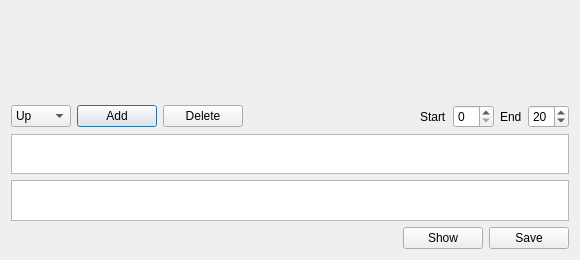
<?xml version="1.0" encoding="UTF-8"?>
<ui version="4.0">
 <class>IntervalDialog</class>
 <widget class="QDialog" name="IntervalDialog">
  <property name="geometry">
   <rect>
    <x>0</x>
    <y>0</y>
    <width>580</width>
    <height>260</height>
   </rect>
  </property>
  <property name="minimumSize">
   <size>
    <width>580</width>
    <height>260</height>
   </size>
  </property>
  <property name="maximumSize">
   <size>
    <width>678</width>
    <height>16777215</height>
   </size>
  </property>
  <property name="windowTitle">
   <string>Interval</string>
  </property>
  <property name="windowIcon">
   <iconset resource="Resources.qrc">
    <normaloff>:/icons/icons/reforma1.ico</normaloff>:/icons/icons/reforma1.ico</iconset>
  </property>
  <property name="layoutDirection">
   <enum>Qt::LeftToRight</enum>
  </property>
  <layout class="QVBoxLayout" name="verticalLayout">
   <item>
    <widget class="TimeAxis" name="timeAxisUp" native="true">
     <property name="minimumSize">
      <size>
       <width>560</width>
       <height>80</height>
      </size>
     </property>
    </widget>
   </item>
   <item>
    <widget class="TimeAxis" name="timeAxisDown" native="true">
     <property name="minimumSize">
      <size>
       <width>560</width>
       <height>80</height>
      </size>
     </property>
    </widget>
   </item>
   <item>
    <layout class="QHBoxLayout" name="horizontalLayout">
     <item>
      <widget class="QComboBox" name="comboBox">
       <property name="sizePolicy">
        <sizepolicy hsizetype="Fixed" vsizetype="Fixed">
         <horstretch>0</horstretch>
         <verstretch>0</verstretch>
        </sizepolicy>
       </property>
       <property name="minimumSize">
        <size>
         <width>60</width>
         <height>0</height>
        </size>
       </property>
       <property name="maximumSize">
        <size>
         <width>60</width>
         <height>16777215</height>
        </size>
       </property>
       <property name="layoutDirection">
        <enum>Qt::LeftToRight</enum>
       </property>
       <item>
        <property name="text">
         <string>Up</string>
        </property>
       </item>
       <item>
        <property name="text">
         <string>Down</string>
        </property>
       </item>
      </widget>
     </item>
     <item>
      <widget class="QPushButton" name="pushButtonAdd">
       <property name="sizePolicy">
        <sizepolicy hsizetype="Fixed" vsizetype="Fixed">
         <horstretch>0</horstretch>
         <verstretch>0</verstretch>
        </sizepolicy>
       </property>
       <property name="text">
        <string>Add</string>
       </property>
      </widget>
     </item>
     <item>
      <widget class="QPushButton" name="pushButtonDelete">
       <property name="sizePolicy">
        <sizepolicy hsizetype="Fixed" vsizetype="Fixed">
         <horstretch>0</horstretch>
         <verstretch>0</verstretch>
        </sizepolicy>
       </property>
       <property name="text">
        <string>Delete</string>
       </property>
      </widget>
     </item>
     <item>
      <spacer name="horizontalSpacer">
       <property name="orientation">
        <enum>Qt::Horizontal</enum>
       </property>
       <property name="sizeType">
        <enum>QSizePolicy::Expanding</enum>
       </property>
       <property name="sizeHint" stdset="0">
        <size>
         <width>40</width>
         <height>20</height>
        </size>
       </property>
      </spacer>
     </item>
     <item>
      <widget class="QLabel" name="label">
       <property name="text">
        <string>Start</string>
       </property>
      </widget>
     </item>
     <item>
      <widget class="QSpinBox" name="spinBoxStart">
       <property name="minimumSize">
        <size>
         <width>38</width>
         <height>0</height>
        </size>
       </property>
       <property name="maximumSize">
        <size>
         <width>16777215</width>
         <height>16777215</height>
        </size>
       </property>
      </widget>
     </item>
     <item>
      <widget class="QLabel" name="label_2">
       <property name="text">
        <string>End</string>
       </property>
      </widget>
     </item>
     <item>
      <widget class="QSpinBox" name="spinBoxEnd">
       <property name="minimumSize">
        <size>
         <width>38</width>
         <height>0</height>
        </size>
       </property>
       <property name="maximumSize">
        <size>
         <width>16777215</width>
         <height>16777215</height>
        </size>
       </property>
       <property name="value">
        <number>20</number>
       </property>
      </widget>
     </item>
    </layout>
   </item>
   <item>
    <widget class="QListWidget" name="listWidgetUp"/>
   </item>
   <item>
    <widget class="QListWidget" name="listWidgetDown"/>
   </item>
   <item>
    <layout class="QHBoxLayout" name="horizontalLayout_2">
     <item>
      <spacer name="horizontalSpacer_2">
       <property name="orientation">
        <enum>Qt::Horizontal</enum>
       </property>
       <property name="sizeHint" stdset="0">
        <size>
         <width>40</width>
         <height>20</height>
        </size>
       </property>
      </spacer>
     </item>
     <item>
      <widget class="QPushButton" name="pushButtonShow">
       <property name="sizePolicy">
        <sizepolicy hsizetype="Fixed" vsizetype="Fixed">
         <horstretch>0</horstretch>
         <verstretch>0</verstretch>
        </sizepolicy>
       </property>
       <property name="text">
        <string>Show</string>
       </property>
      </widget>
     </item>
     <item>
      <widget class="QPushButton" name="pushButtonSave">
       <property name="sizePolicy">
        <sizepolicy hsizetype="Fixed" vsizetype="Fixed">
         <horstretch>0</horstretch>
         <verstretch>0</verstretch>
        </sizepolicy>
       </property>
       <property name="text">
        <string>Save</string>
       </property>
      </widget>
     </item>
    </layout>
   </item>
  </layout>
 </widget>
 <customwidgets>
  <customwidget>
   <class>TimeAxis</class>
   <extends>QWidget</extends>
   <header>timeaxis.h</header>
   <container>1</container>
  </customwidget>
 </customwidgets>
 <resources>
  <include location="Resources.qrc"/>
 </resources>
 <connections/>
</ui>
